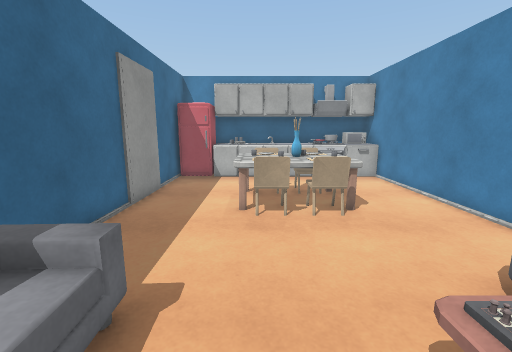
view 1 (above)

16 first-person views from a walk through a scene from a Unity 3-D project. The camera is 1.4 m above the floor, tilts 10° down and sees 90° across. The floor is counted in squares, 0.5 m on a side. Each view is taken from the middle of a square. On the plan, view 1 faces up. The plan holds only what a view shows up to about 19 squares ahead; the rest is blank. The place goes on beyond the plan. The player is left out. Surface patterns are stand-ins for the level's own textures.

view 2
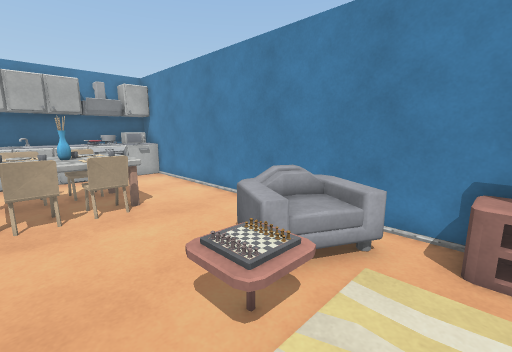

view 3
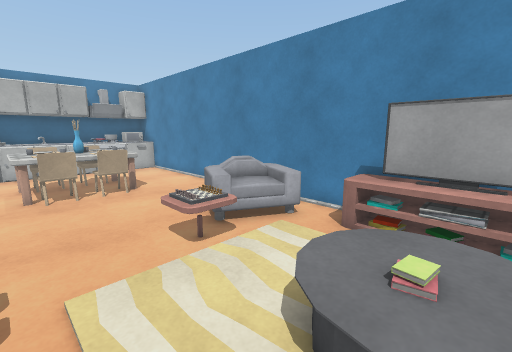

view 4
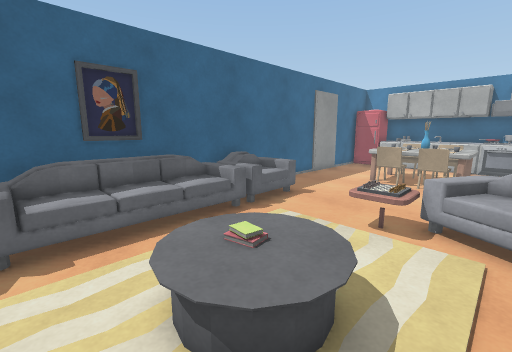

view 5
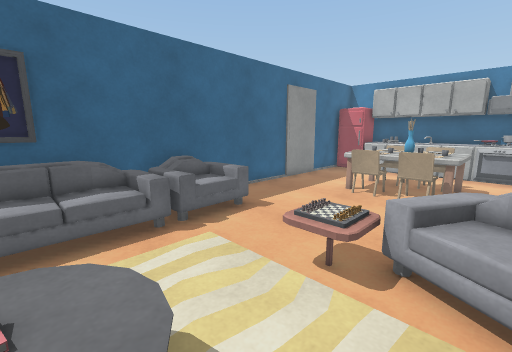

view 6
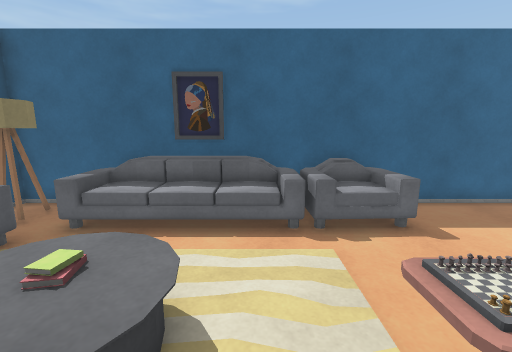

view 7
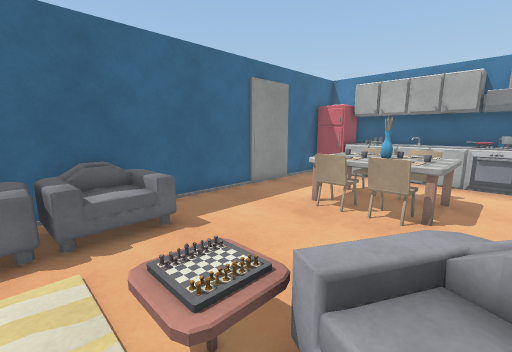

view 8
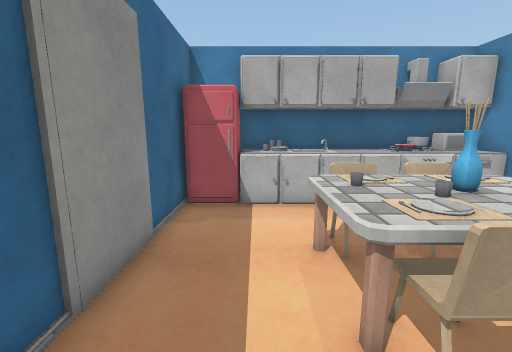

view 9
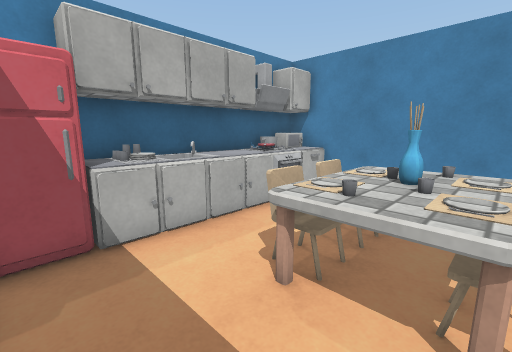

view 10
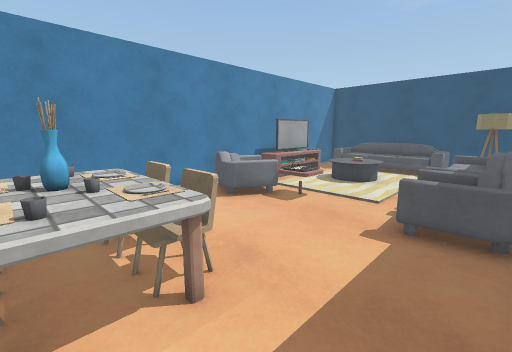

view 11
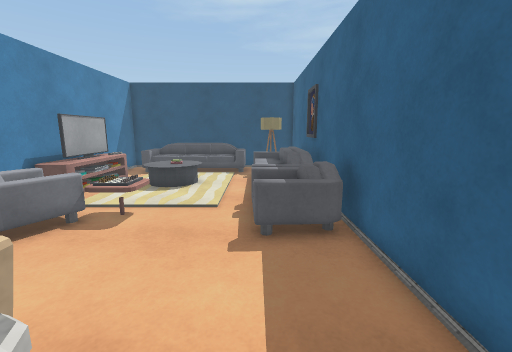

view 12
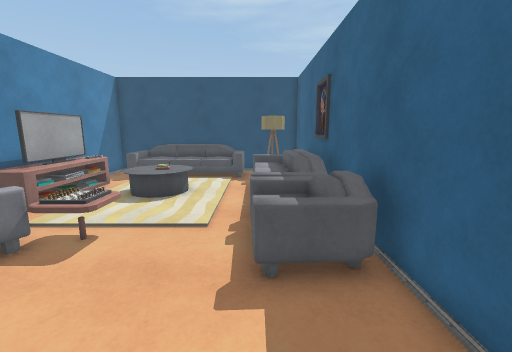

view 13
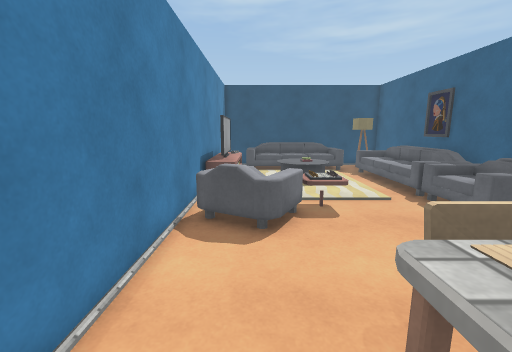

view 14
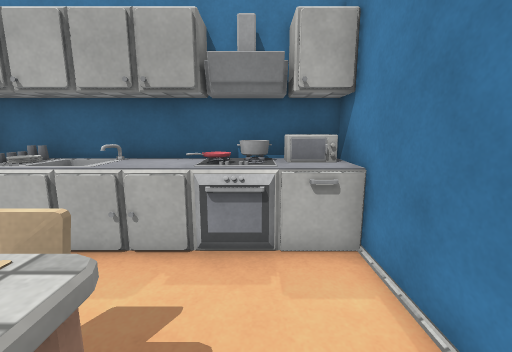

view 15
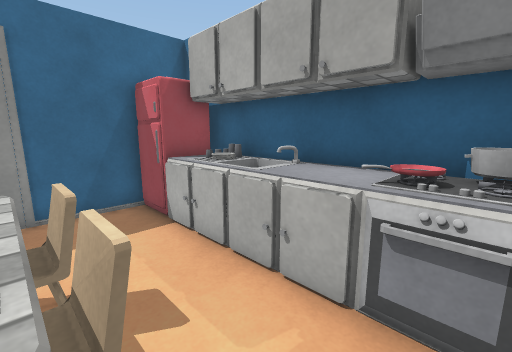

view 16
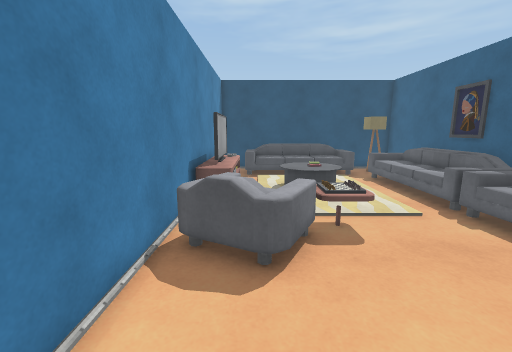

### Floor plan
Key: @ floor where view 1 was taken; # wall or solid block; . main floor; : floor 0.25 m higher than the main floor; + floor 0.5 m higher than the main floor; * floor 0.75 m higher than the main floor; % floor 1 m higher than the main floor; = window, fence, low wall or low ledge; ^ raised ledge; v drop or lower ground; F fridge; C chair; T table; A vase; R armchair; P carpet; B books; S sofa; L lamp; O other object.
Columns run from 5 left of view 1 to 8 right of it. Each row starts with its distance up from view 1.
 18   ############
 17  FF## #^^#####
 16 #FF^=^^^^#^^^#
 15 #........==.##
 14 #...........##
 13 #....CCCC...#
 12 #...TCCCCT..#
 11 #...TTT#TT..#
 10 #...TTTATT..#
  9 #...TTTTTT..#
  8 #....CCCC...#
  7 #...........#
  6 #...........#
  5 #........... #
  4 #.RR.....RRR #
  3 #R**.....RRRR#
  2 #%++...^RRRRR#
  1 #v**...PP.RR #
  0 # **.@    .. #
 -1 # ++..    .OO#
 -2 # ++.  TT .OO#
 -3 # ++. TBTT.OO#
 -4 # :S. TBTT.OO#
 -5 # SS.  TT .OO#
 -6 #SSS.     .OO#
 -7 #  SSPPP PS.##
 -8 #LLvvOOOOOO. #
 -9 #LLLv        #

Where each view was taken, in squares from view 1:
view 1: 0 up, 0 right, facing up
view 2: 1 down, 0 right, facing up-right
view 3: 4 down, 1 left, facing up-right
view 4: 6 down, 5 right, facing up-left
view 5: 3 down, 5 right, facing up-left
view 6: 1 down, 5 right, facing left
view 7: 0 up, 5 right, facing up-left
view 8: 6 up, 2 left, facing up
view 9: 9 up, 4 left, facing up-right
view 10: 11 up, 4 left, facing down-right
view 11: 10 up, 2 left, facing down
view 12: 8 up, 2 left, facing down
view 13: 11 up, 5 right, facing down
view 14: 10 up, 5 right, facing up
view 15: 12 up, 5 right, facing up-left
view 16: 9 up, 5 right, facing down
